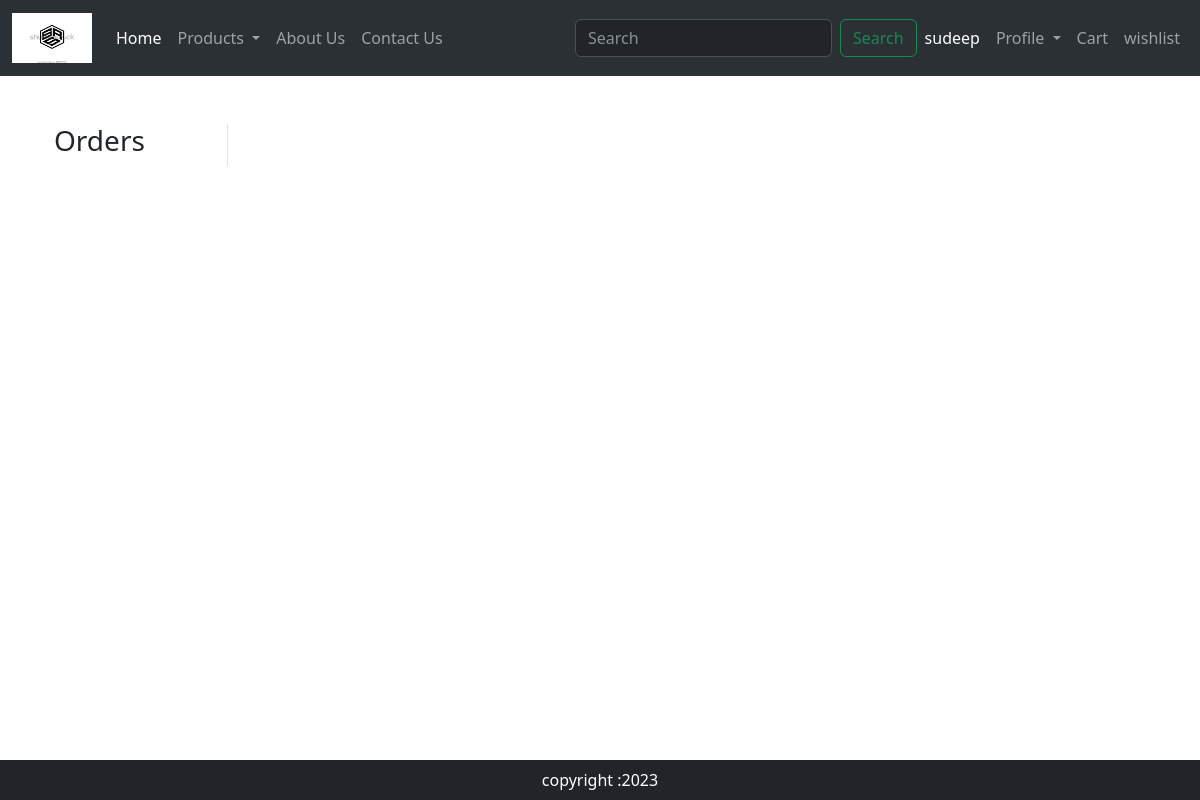
/orders/ (signed in), run on an earlier commit of the app's database.
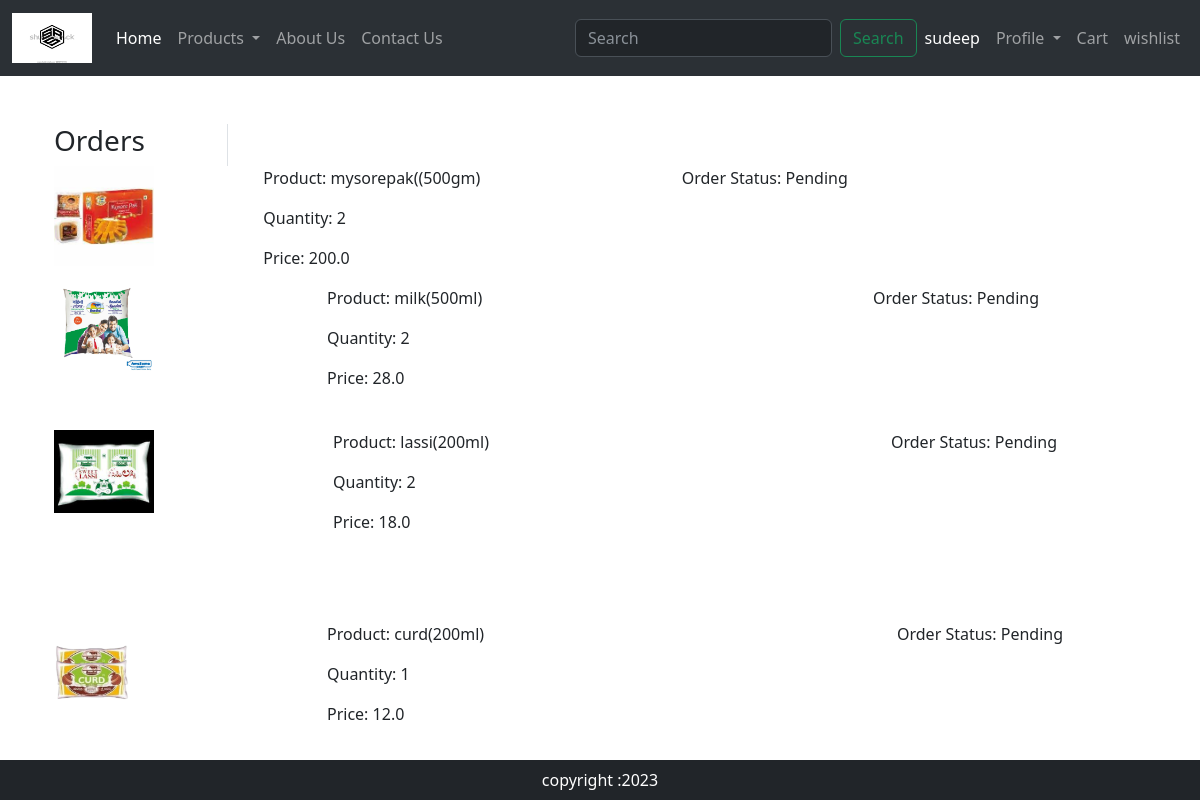
And on a later commit of the database.
### ecommapp/models.py (models this page shows, shortened)
class OrderPlaced(models.Model):
    user=models.ForeignKey(User,on_delete=models.CASCADE)
    customer=models.ForeignKey(Customer,on_delete=models.CASCADE)
    product=models.ForeignKey(Product,on_delete=models.CASCADE)
    quantity=models.PositiveIntegerField(default=1)
    order_date=models.DateTimeField(auto_now_add=True)
    status=models.CharField(max_length=50,choices=STATUS_CHOICES,default='Pending')
    payment=models.ForeignKey(Payment,on_delete=models.CASCADE,default='')

class Product(models.Model):
    title=models.CharField(max_length=100)
    price=models.FloatField()
    description=models.TextField()
    category=models.CharField(choices=CATEGORY_CHOICES,max_length=15)
    image=models.ImageField(upload_to='product')

### ecommapp/views.py (the view)
# urls.py: path('orders/',views.orders,name='orders'),
def orders(request):
    order_placed=OrderPlaced.objects.filter(user=request.user)
    return render(request,'ecommapp/orders.html',locals())

### ecommapp/templates/ecommapp/orders.html
{% extends 'main.html' %}
{% load static %}
{% block main%}
<div class="container">
<div class="container my-5">
    <div class="row">
        <div class="col-sm-2 border-end">
            <h3>Orders</h3>
        </div><br>
    </div>
    <div class="row">
        <div class="col-sm-9 offset-sm">
            {% for obj in order_placed %}
            <div class="row">
            <div class="col-sm-3">
                <img src="{{obj.product.image.url}}" class="img-fluid" alt="" height="100" width="100">
            </div>
            <div class="col-sm-6">
                <p>Product: {{obj.product.title}} </p>
                <p>Quantity: {{obj.quantity}} </p>
                <p>Price: {{obj.product.price}} </p>
            </div>
            <div class="col-sm-3">
                <p>Order Status: {{obj.status}} </p>
            </div>
            </div>
        </div><br>
        {% endfor %}
    </div>
</div>
{% endblock %}

What changed in the data, as far as the page shows it:
added OrderPlaced: product.image (picture), product "mysorepak((500gm)", quantity "2", product.price "200.0", status "Pending"
added OrderPlaced: product.image (picture), product "milk(500ml)", quantity "2", product.price "28.0", status "Pending"
added OrderPlaced: product.image (picture), product "lassi(200ml)", quantity "2", product.price "18.0", status "Pending"
added OrderPlaced: product.image (picture), product "curd(200ml)", quantity "1", product.price "12.0", status "Pending"
